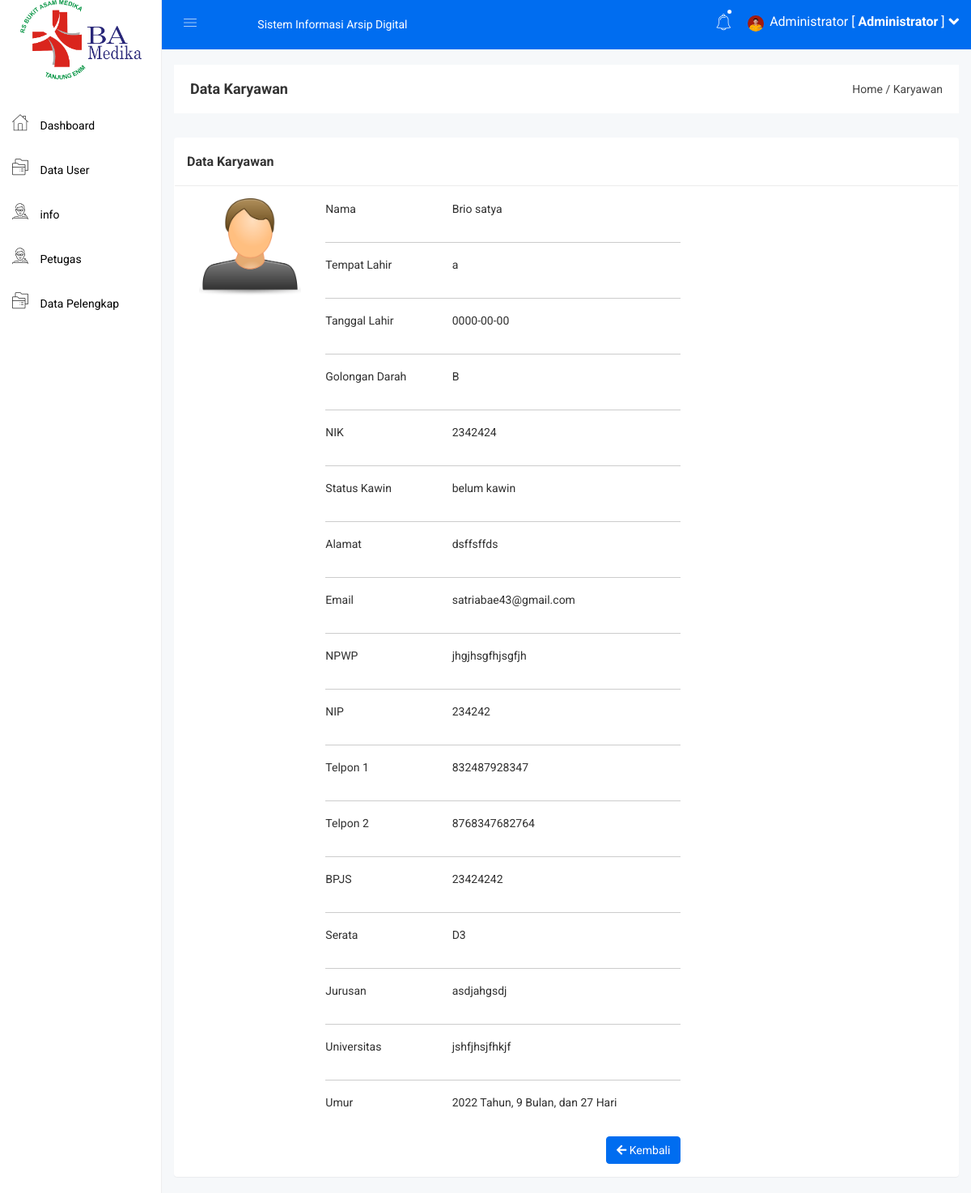
The app's page /admin/dt_user_view.php?id=8 (signed in), older data.
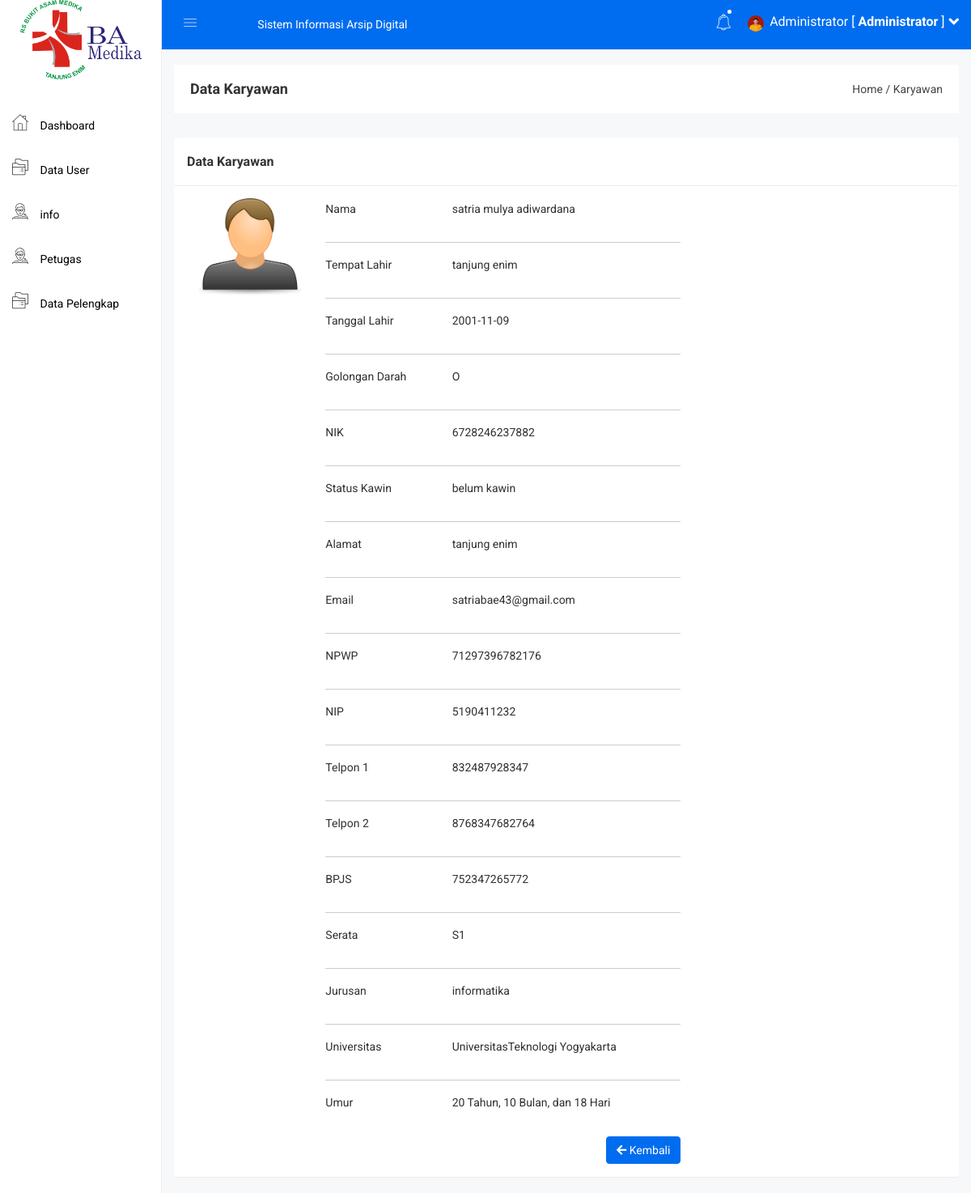
The same page, newer data.
### tables this page shows
CREATE TABLE `diri` (
  `id` int(11) NOT NULL,
  `username` varchar(50) NOT NULL,
  `password` varchar(50) NOT NULL,
  `nama` varchar(100) NOT NULL,
  `tempat_lahir` varchar(50) NOT NULL,
  `tanggal_lahir` date NOT NULL,
  `goldar` varchar(5) NOT NULL,
  `nik` varchar(20) NOT NULL,
  `status_kawin` varchar(40) NOT NULL,
  `alamat` varchar(100) NOT NULL,
  `email` varchar(50) NOT NULL,
  `npwp` varchar(40) NOT NULL,
  `nip` varchar(40) NOT NULL,
  `telpon1` varchar(14) NOT NULL,
  `telpon2` varchar(14) NOT NULL,
  `bpjs` varchar(40) NOT NULL,
  `serata` varchar(40) NOT NULL,
  `jurusan` varchar(50) NOT NULL,
  `univ` varchar(60) NOT NULL,
  `id_lokasi` int(11) NOT NULL,
  `id_status` int(11) NOT NULL,
  `id_jabatan` varchar(25) NOT NULL,
  `id_jj` int(11) NOT NULL,
  `nakes` varchar(30) NOT NULL,
  `jenis_jabatan` varchar(30) NOT NULL,
  `foto` varchar(100) NOT NULL,
  `status` int(11) NOT NULL
);

### admin/dt_user_view.php (the view, shortened to what the changed rows need)
<?php include 'header.php'; ?>
<div class="container-fluid">
  <div class="panel panel">
      <?php
                    $id = $_GET['id'];
                    $data = mysqli_query($koneksi, "select *from diri where id='$id'");
                    while($d = mysqli_fetch_array($data)){
                        ?>
    <div class="panel-body">
       <div class="col-md-2">
              <?php
              if($d['foto'] == ""){
              ?>
              <img  src="../gambar/sistem/user.png">
              <?php
              }else{
              ?>
              <img src="../gambar/user/<?php echo $d['foto']; ?>">
              <?php
              }
              ?>
</div>
      <div class="col-lg-10"></div>
      <div class="col-lg-6">
        <div class="card-body">
          <div class="row">
            <div class="col-sm-4">
              <p class="mb-0">Nama</p>
            </div>
            <div class="col-sm-8">
              <p class="text-muted mb-0"><?php echo $d['nama'];?></p>
            </div>
          </div>
          <hr>
          <div class="row">
            <div class="col-sm-4">
              <p class="mb-0">Tempat Lahir</p>
            </div>
            <div class="col-sm-8">
              <p class="text-muted mb-0"><?php echo $d['tempat_lahir'];?></p>
            </div>
          </div>
          <hr>
          <div class="row">
            <div class="col-sm-4">
              <p class="mb-0">Tanggal Lahir</p>
            </div>
            <div class="col-sm-8">
              <p class="text-muted mb-0"><?php echo $d['tanggal_lahir'];?></p>
            </div>
          </div>
          <hr>
          <div class="row">
            <div class="col-sm-4">
              <p class="mb-0">Golongan Darah</p>
            </div>
            <div class="col-sm-8">
              <p class="text-muted mb-0"><?php echo $d['goldar'];?></p>
            </div>
          </div>
          <hr>
          <div class="row">
            <div class="col-sm-4">
              <p class="mb-0">NIK</p>
            </div>
            <div class="col-sm-8">
              <p class="text-muted mb-0"><?php echo $d['nik'];?></p>
            </div>
          </div>
          <hr>
          <div class="row">
            <div class="col-sm-4">
              <p class="mb-0">Status Kawin</p>
            </div>
            <div class="col-sm-8">
              <p class="text-muted mb-0"><?php echo $d['status_kawin'];?></p>
            </div>
          </div>
          <hr>
          <div class="row">
            <div class="col-sm-4">
              <p class="mb-0">Alamat</p>
            </div>
            <div class="col-sm-8">
              <p class="text-muted mb-0"><?php echo $d['alamat'];?></p>
            </div>
          </div>
          <hr>
          <div class="row">
            <div class="col-sm-4">
              <p class="mb-0">Email</p>
            </div>
            <div class="col-sm-8">
              <p class="text-muted mb-0"><?php echo $d['email'];?></p>
            </div>
          </div>
          <hr>
          <div class="row">
            <div class="col-sm-4">
              <p class="mb-0">NPWP</p>
            </div>
            <div class="col-sm-8">
              <p class="text-muted mb-0"><?php echo $d['npwp'];?></p>
            </div>
          </div>
          <hr>
          <div class="row">
            <div class="col-sm-4">
              <p class="mb-0">NIP</p>
            </div>
            <div class="col-sm-8">
              <p class="text-muted mb-0"><?php echo $d['nip'];?></p>
            </div>
          </div>
          <hr>
          <div class="row">
            <div class="col-sm-4">
              <p class="mb-0">Telpon 1</p>
            </div>
            <div class="col-sm-8">
              <p class="text-muted mb-0"><?php echo $d['telpon1'];?></p>
            </div>
          </div>
          <hr>
          <div class="row">
            <div class="col-sm-4">
              <p class="mb-0">Telpon 2</p>
            </div>
            <div class="col-sm-8">
              <p class="text-muted mb-0"><?php echo $d['telpon2'];?></p>
            </div>
          </div>
          <hr>
          <div class="row">
            <div class="col-sm-4">
              <p class="mb-0">BPJS</p>
            </div>
            <div class="col-sm-8">
              <p class="text-muted mb-0"><?php echo $d['bpjs'];?></p>
            </div>
          </div>
          <hr>
          <div class="row">
            <div class="col-sm-4">
              <p class="mb-0">Serata</p>
            </div>
            <div class="col-sm-8">
              <p class="text-muted mb-0"><?php echo $d['serata'];?></p>
            </div>
          </div>
          <hr>
          <div class="row">
            <div class="col-sm-4">
              <p class="mb-0">Jurusan</p>
            </div>
            <div class="col-sm-8">
              <p class="text-muted mb-0"><?php echo $d['jurusan'];?></p>
            </div>
          </div>
          <hr>
          <div class="row">
            <div class="col-sm-4">
              <p class="mb-0">Universitas</p>
            </div>
            <div class="col-sm-8">
              <p class="text-muted mb-0"><?php echo $d['univ'];?></p>
            </div>
          </div>
          <hr>
          <div class="row">
            <div class="col-sm-4">
              <p class="mb-0">Umur</p>
            </div>
            <div class="col-sm-8">
              <p class="text-muted mb-0"><?php $lahir    =new DateTime($d['tanggal_lahir']);
                        $today        =new DateTime();
                        $umur = $today->diff($lahir);
                        echo $umur->y; echo " Tahun, "; echo $umur->m; echo " Bulan, dan "; echo $umur->d; echo " Hari";
                    ?></p>
            </div>
          </div>
          <div class="pull-right">
        <a href="dt_user.php" class="btn btn-primary"><i class="fa fa-arrow-left"></i> Kembali</a>
      </div>
        </div>
      </div>
    </div>
  </div>
</div>
</div>
<?php
                    }
                    ?>

Row changes from the older to the newer data that the page shows:
changed diri "belum kawin": nama "Brio satya" → "satria mulya adiwardana"; tempat_lahir "a" → "tanjung enim"; tanggal_lahir "0000-00-00" → "2001-11-09"; goldar "B" → "O"; nik "2342424" → "6728246237882"; alamat "dsffsffds" → "tanjung enim"; npwp "jhgjhsgfhjsgfjh" → "71297396782176"; nip "234242" → "5190411232"; bpjs "23424242" → "752347265772"; serata "D3" → "S1"; jurusan "asdjahgsdj" → "informatika"; univ "jshfjhsjfhkjf" → "UniversitasTeknologi Yogyakarta"; tanggal_lahir "2022" → "20"; tanggal_lahir "9" → "10"; tanggal_lahir "27" → "18"
